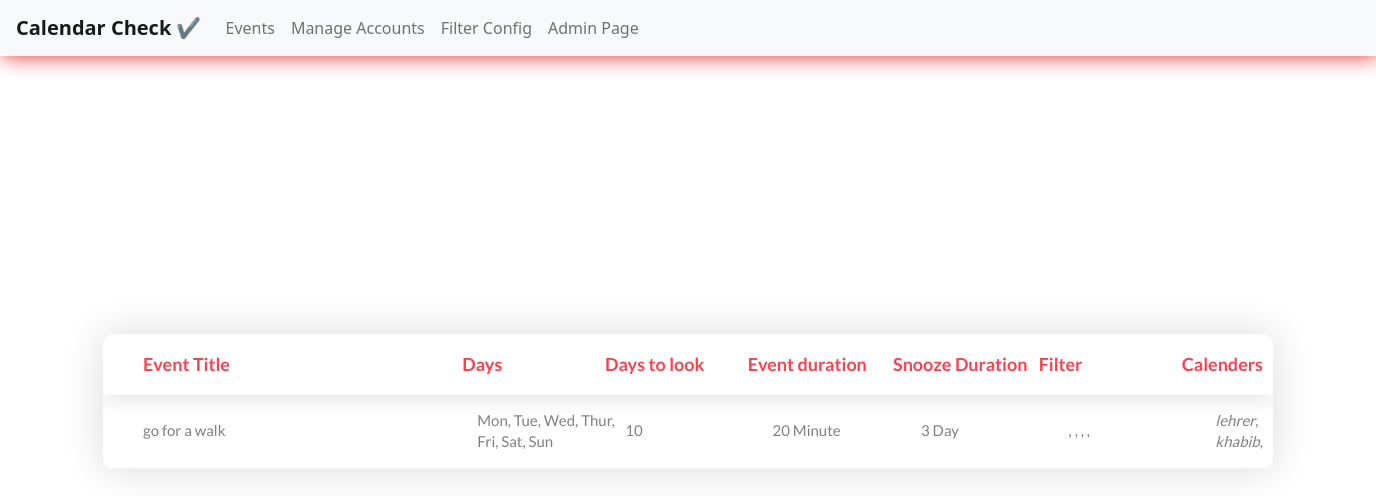
The app's page /, older data.
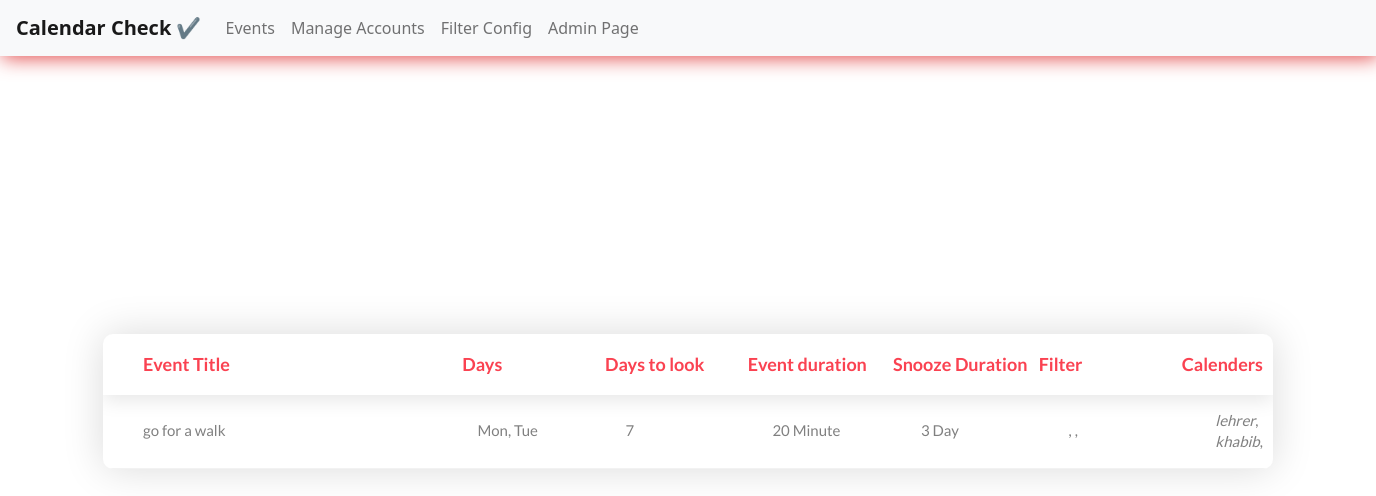
The same page, newer data.
### cal/models.py (models this page shows, shortened)
class EventDetails(models.Model):
    title = models.CharField(max_length=200)
    days_to_look = models.IntegerField(null=True)
    days = MultiSelectField(choices=day_choices, null=True)
    event_duration_type = models.CharField(max_length=100, choices=event_duration_choice)
    event_duration = models.IntegerField()
    apply_snooze = models.BooleanField(default=True)
    snooze_type = models.CharField(max_length=100, choices=event_duration_choice)
    snooze_duration = models.IntegerField()
    snooze_days = MultiSelectField(choices=day_choices, null=True, blank=True)
    filter = models.ManyToManyField(Filter)
    calenders = models.ManyToManyField('Calenders')
    class Meta:
        verbose_name_plural = "Event Details"

class Filter(models.Model):
    filter_detail = models.CharField('Filter Detail', max_length=300, null=True)
    keyword = models.CharField(max_length=30, choices=keyword)
    X1 = models.CharField('value to set(X1)', max_length=200, null=True, blank=True)
    X2 = models.CharField('value to set(X2)', max_length=200, null=True, blank=True)
    add_temperature = models.BooleanField('Add Temperature?', default=False)
    Temperature_X1 = models.CharField('Temperature value (X1)', max_length=200, null=True, blank=True)
    Temperature_X2 = models.CharField('Temperature value (X2)', max_length=200, null=True, blank=True)
    class Meta:
        verbose_name_plural = "FIlters"

class Calenders(models.Model):
    name = models.CharField(null=True, blank=True, max_length=200)
    ide = models.CharField(max_length=400, null=True, blank=True)
    token_url = models.CharField(max_length=200, null=True, blank=True)
    title = models.CharField(max_length=200, null=True, blank=True)
    class Meta:
        verbose_name_plural = "Calenders"

### cal/views.py (the view)
# urls.py: path('', home, name='home'),
def home(request):
    events = EventDetails.objects.all()
    context = {'events': events}
    return render(request, 'cal/home.html', context)

### cal/templates/cal/home.html (shortened to what this page needs)
{% extends 'index.html' %}
{% load static %}
{% block content %}
<div class="limiter">
    <div class="container-table100">
        <div class="wrap-table100">
            <div class="table100 ver2 m-b-110">
                <div class="table100-head">
                    <table>
                        <thead>
                            <tr class="row100 head">
                                <th class="cell100 column1">Event Title</th>
                                <th class="cell100 column5">Days</th>
                                <th class="cell100 column2">Days to look</th>
                                <th class="cell100 column5">Event duration</th>
                                <th class="cell100 column5">Snooze Duration</th>
                                <th class="cell100 column5">Filter</th>
                                <th class="cell100 column5">Calenders</th>
                            </tr>
                        </thead>
                    </table>
                </div>
                <div class="table100-body js-pscroll">
                    <table>
                        <tbody>
                            {% for event in events %}
                            <tr class="row100 body">
                                <td class="cell100 column1">{{ event.title }}</td>
                                <td class="cell100 column5">{{ event.days }}</td>
                                <td class="cell100 column2">{{ event.days_to_look }}</td>
                                <td class="cell100 column5">{{ event.event_duration }} {{ event.event_duration_type }}</td>
                                <td class="cell100 column5">{{ event.snooze_duration }} {{ event.snooze_type }}</td>
                                <td class="cell100 column5">
                                    {% for fil in event.filter.all %}
                                    ,
                                    {% endfor %}
                                </td>
                                <td class="cell100 column5">
                                    {% for cal in event.calenders.all %}
                                    <i>{{ cal.name }}</i>,
                                    {% endfor %}
                                </td>
                            </tr>
                            {% endfor %}
                        </tbody>
                    </table>
                </div>
            </div>
        </div>
    </div>
</div>
{% endblock content %}

Row changes from the older to the newer data that the page shows:
changed EventDetails "go for a walk": days "Mon, Tue, Wed, Thur, Fri, Sat, Sun" → "Mon, Tue"; days_to_look "10" → "7"
